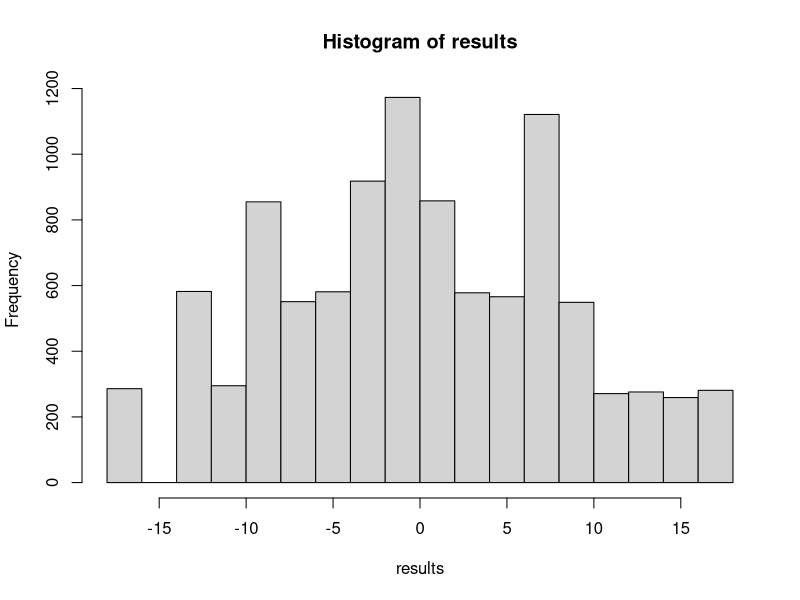

Reproduce this figure in R.
#------------------------Randomization test to calculate two sided P value---------#

guide_a_score <- c(68,77,82,85)
guide_b_score <- c(53,64,71)


df.bar <- mean(guide_a_score) - mean(guide_b_score)
df.bar


reps <- 10000


results <- numeric(reps)

z <- c(guide_a_score, guide_b_score)
z

for (i in 1:reps) {
  temp<-sample(z)
  results[i] <- mean(temp[1:4]) - mean(temp[5:7])
  
}

results


hist(results)


#------------------Two sided P value--------#


p_value <- sum(results <= -15.33 | results >= 15.33)/reps

p_value